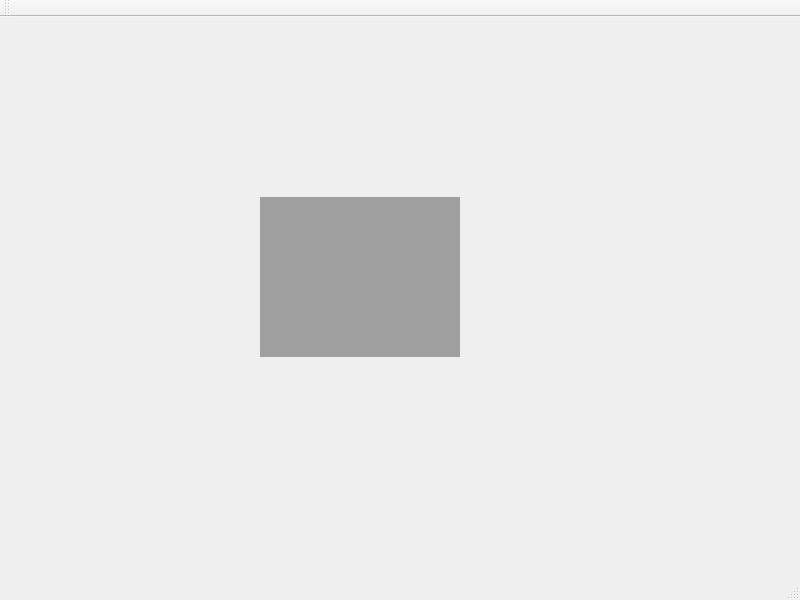
<?xml version="1.0" encoding="UTF-8"?>
<ui version="4.0">
 <class>MainWindow</class>
 <widget class="QMainWindow" name="MainWindow">
  <property name="geometry">
   <rect>
    <x>0</x>
    <y>0</y>
    <width>800</width>
    <height>600</height>
   </rect>
  </property>
  <property name="font">
   <font>
    <family>Arial</family>
   </font>
  </property>
  <property name="windowTitle">
   <string>MainWindow</string>
  </property>
  <widget class="QWidget" name="centralWidget">
   <widget class="QMdiArea" name="mdiArea">
    <property name="geometry">
     <rect>
      <x>260</x>
      <y>180</y>
      <width>200</width>
      <height>160</height>
     </rect>
    </property>
    <widget class="QWidget" name="subwindow">
     <property name="windowTitle">
      <string>Subwindow</string>
     </property>
    </widget>
    <widget class="QWidget" name="subwindow_2">
     <property name="windowTitle">
      <string>Subwindow</string>
     </property>
    </widget>
   </widget>
  </widget>
  <widget class="QMenuBar" name="menuBar">
   <property name="geometry">
    <rect>
     <x>0</x>
     <y>0</y>
     <width>800</width>
     <height>21</height>
    </rect>
   </property>
  </widget>
  <widget class="QToolBar" name="mainToolBar">
   <attribute name="toolBarArea">
    <enum>TopToolBarArea</enum>
   </attribute>
   <attribute name="toolBarBreak">
    <bool>false</bool>
   </attribute>
  </widget>
  <widget class="QStatusBar" name="statusBar"/>
 </widget>
 <layoutdefault spacing="6" margin="11"/>
 <resources/>
 <connections/>
</ui>
